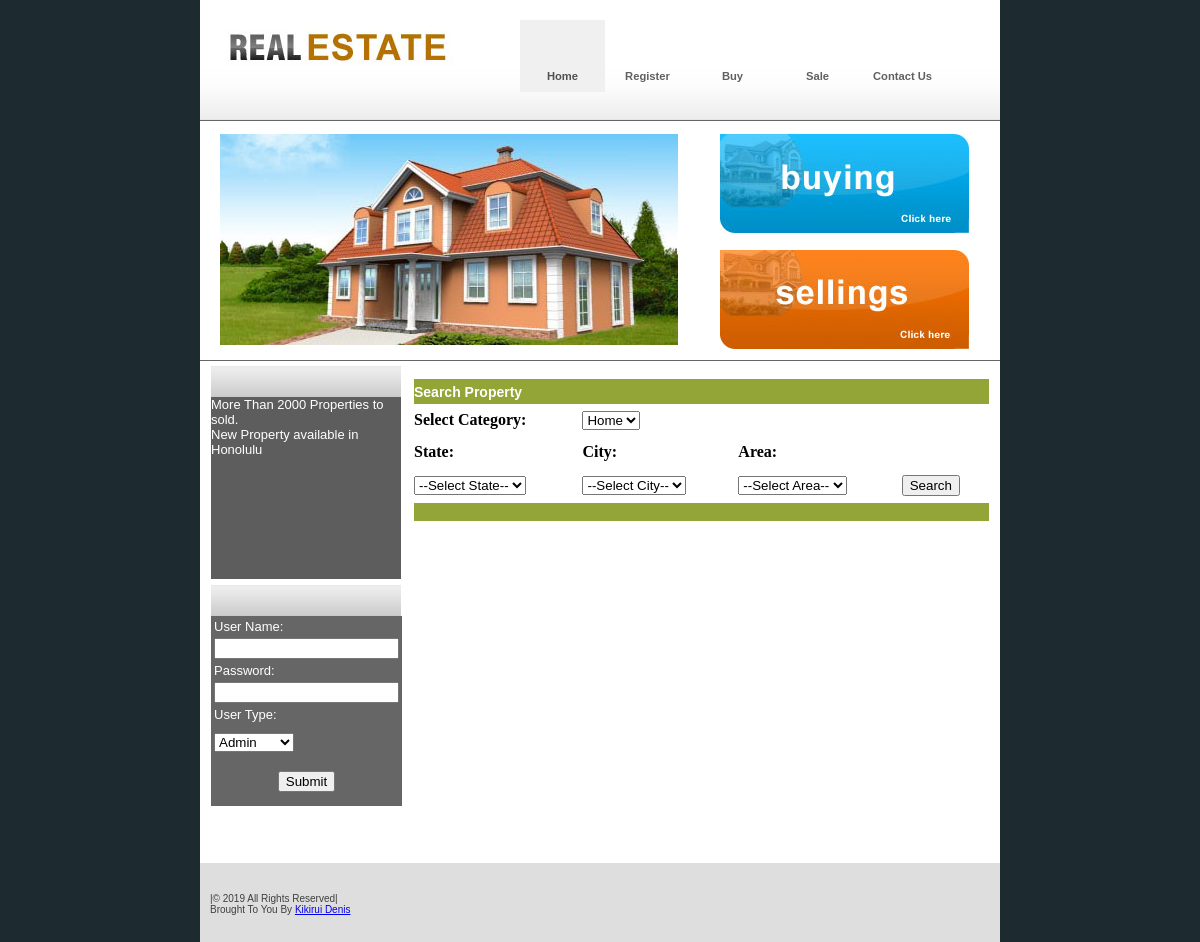
The app's page /Buy.php with its own data.
### tables this page shows
CREATE TABLE IF NOT EXISTS `news_master` (
  `NewsId` int(11) NOT NULL AUTO_INCREMENT,
  `News` varchar(200) NOT NULL,
  `NewsDate` date NOT NULL,
  PRIMARY KEY (`NewsId`)
);

### Buy.php (the view, shortened to what this page needs)
<?php require_once('Connections/PMS.php'); ?>
<?php
$query_Recordset1 = "SELECT * FROM category_master";
$Recordset1 = mysql_query($query_Recordset1, $PMS) or die(mysql_error());
$row_Recordset1 = mysql_fetch_assoc($Recordset1);
?><!DOCTYPE html PUBLIC "-//W3C//DTD XHTML 1.0 Transitional//EN" "http://www.w3.org/TR/xhtml1/DTD/xhtml1-transitional.dtd">
<html xmlns="http://www.w3.org/1999/xhtml">
<head>
<link href="css/style1.css" rel="stylesheet" type="text/css" />
</head>
<body>
<div class="main">
  <?php
  include "Headermenu.php"
  ?>
  <div class="content">
    <div class="innercontent">
      <?php
	  include "left.php"
	  ?>
      <div class="rightpannel">
      <div>
      <br/>
      <table width="100%" border="0" cellspacing="0" cellpadding="0">
        <tr>
          <td height="25" bgcolor="#93A537"><span class="style4">Search Property</span></td>
        </tr>
        <tr>
          <td><form id="form1" name="form1" method="post" action="Test.php">
                  <table width="100%" border="0" cellspacing="0" cellpadding="0">
                    <tr>
                      <td height="32"><strong>Select Category:</strong></td>
                      <td><select name="cmbCat" id="cmbCat">
                        <?php
do {
?>
                        <option value="<?php echo $row_Recordset1['CategoryId']?>"><?php echo $row_Recordset1['CategoryName']?></option>
                        <?php
} while ($row_Recordset1 = mysql_fetch_assoc($Recordset1));
?>
                      </select></td>
                      <td><label></label></td>
                      <td>&nbsp;</td>
                    </tr>
                    <tr>
                      <td height="32"><strong>State:</strong></td>
                      <td><strong>City:</strong></td>
                      <td><strong>Area:</strong></td>
                      <td>&nbsp;</td>
                    </tr>
                    <tr>
                      <td height="35"><select name="country" class="country">
    <option selected="selected">--Select State--</option>
  </select></td>
                      <td><select name="state" class="state">
    <option selected="selected">--Select City--</option>
  </select></td>
                      <td><select name="city" class="city">
    <option selected="selected">--Select Area--</option>
  </select></td>
                      <td><label>
                        <input type="submit" name="button" id="button" value="Search" />
                      </label></td>
                    </tr>
                    <tr>
                      <td colspan="4" bgcolor="#93A537">&nbsp;</td>
                    </tr>
                    <tr>
                      <td colspan="4">
                         <table width="100%" border="0" cellspacing="0" cellpadding="0">
            <tr>
              <td>&nbsp;</td>
            </tr>
          </table>                      </td>
                    </tr>
                  </table>
                                </form></td>
        </tr>
      </table>
      <br/>
      <br/>
      <br/>
      <br/>
      <br/>
      <br/>
      <br/>
      <br/>
      <br/>
      <br/>
      <br/>
      <br/>
      <br/>
      <br/>
      <br/>
      <br/>
      <br/>
      <br/>
      </div>
      </div>
    </div>
  </div>
  <div>
   <?php
   include "footer.php"
   ?>
  </div>
</div>
</body>
</html>

### left.php (shortened to what this page needs)
<link href="SpryAssets/SpryValidationTextField.css" rel="stylesheet" type="text/css">
<div class="leftpannel">
  <div class="find">
          <div class="leftpan1"></div>
          <div class="leftpan2">
            <div class="leftmenu">
             <marquee direction="up" height="180">
             <?php
$con = mysql_connect("localhost","root");
$sql = "select * from News_Master";
$result = mysql_query($sql,$con);
while($row = mysql_fetch_array($result))
{
$News=$row['News'];
?>
<div align="left" class="style6"><?php echo $News;?></div>
<span class="style6">
<?php
}
?>
        </span>
             </marquee>
            </div>
    </div>
  </div>
  <div class="search">
    <div class="search1"></div>
        <form name="form1" method="post" action="login.php">
         <table width="100%" bgcolor="#666666">
         <tr>
           <td class="style6">User Name:</td>
         </tr>
         <tr>
           <td><span id="sprytextfield1">
             <label>
             <input type="text" name="txtUserName" id="txtUserName">
             </label>
           <span class="textfieldRequiredMsg">*</span></span></td>
         </tr>
         <tr>
           <td class="style6">Password:</td>
         </tr>
         <tr>
           <td><span id="sprytextfield2">
             <label>
             <input type="password" name="txtPassword" id="txtPassword">
             </label>
           <span class="textfieldRequiredMsg">*</span></span></td>
         </tr>
         <tr>
           <td class="style6">User Type:</td>
         </tr>
         <tr>
           <td height="33"><label>
             <select name="cmbUserType" id="cmbUserType">
               <option>Admin</option>
             </select>
           </label></td>
         </tr>
         <tr>
           <td height="36"><div align="center">
             <input type="submit" name="button" id="button" value="Submit">
           </div></td>
         </tr>
         <tr>
         <td><label></label></td>
         </tr>
         </table>
        </form>
  </div>
      </div>

### css/style1.css (style rules this page uses)
body { margin:0px; padding:0px; background-color:#1d2b31; }
.main { width:800px; margin:0 auto 0 auto; background-color:#FFFFFF; }
.content { width:800px; }
.innercontent { width:778px; margin:0 auto 0 auto; overflow:hidden }
.leftpannel { width:190px; float:left; }
.rightpannel { width:575px; float:right; }
.find { width:190px; height:213px; background-color:#5d5d5d; margin-top:5px; }
.leftpan1 { width:190px; height:31px; background:url(../images/find.gif) repeat-x; }
.leftpan2 { width:190px; height:380px; }
.search { width:190px; height:115px; margin-top:6px; }
.search1 { width:190px; height:31px; background-image:url(../images/find.gif); }
.leftmenu { margin:0px; padding:0px; }

### records on screen
news_master: News "More Than 2000 Properties to sold."
news_master: News "New Property available in Honolulu"

### other values on screen
form field cmbCat "Home"
